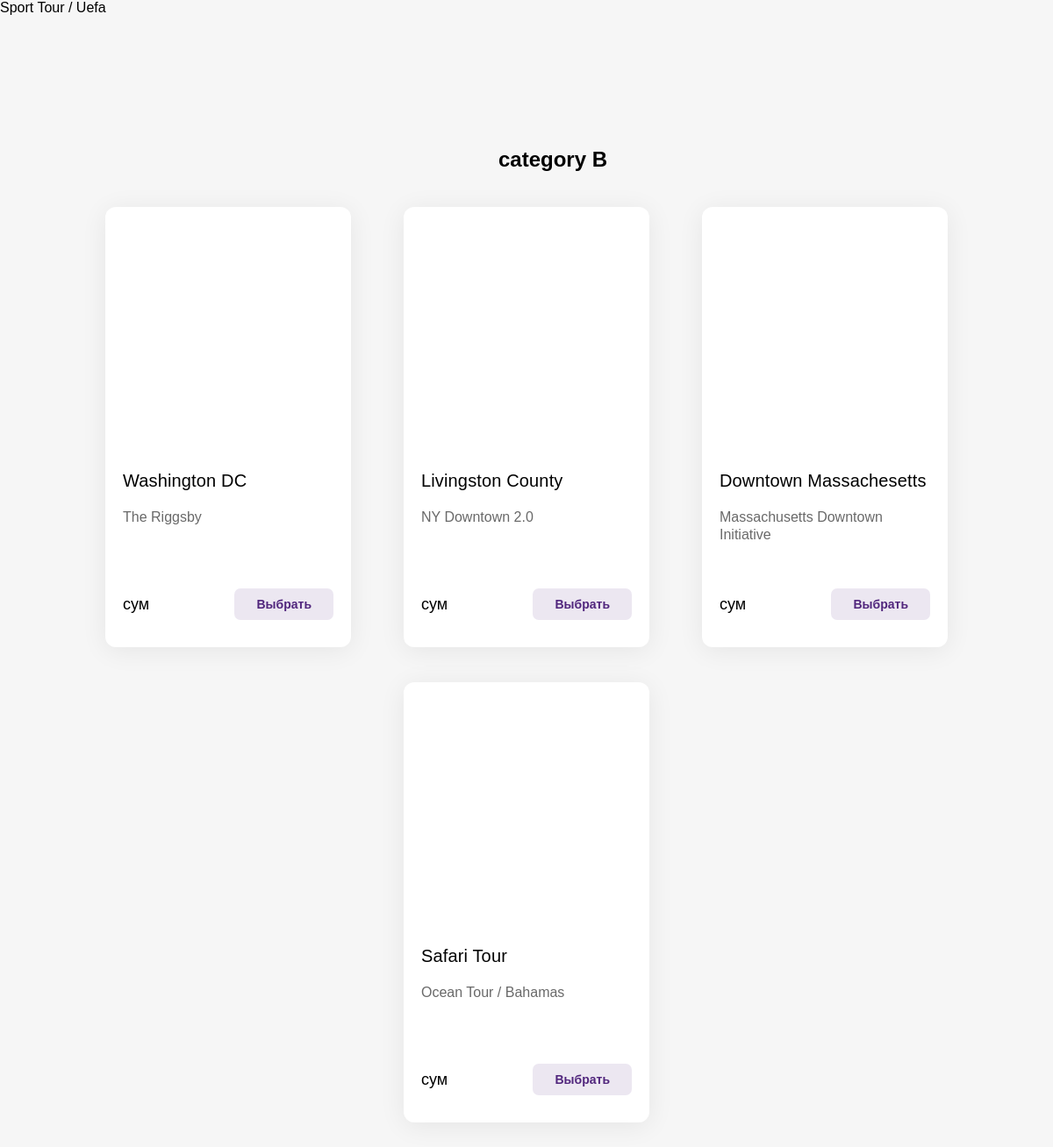
Page /2/ on the committed database.
### turist/models.py (models this page shows)
class Turist(models.Model):
    name = models.CharField(max_length=300, db_index=True)
    content = models.TextField()
    rasmi = models.CharField(max_length=400)
    category = models.ForeignKey('Category', on_delete=models.PROTECT)
    class Meta:
        ordering = ['pk']

class Category(models.Model):
    name = models.CharField(max_length=300)
    class Meta:
        ordering = ['name']

### turist/views.py (the view)
# urls.py: path("<int:category_id>/", get_by_category_id),
def get_by_category_id(request, category_id):
    categories = Category.objects.all()
    products = Turist.objects.filter(category=category_id)
    products_by = {}
    for c in categories:
        lst = []
        for p in products:
            if c == p.category:
                lst.append(p)
        if len(lst) != 0:
            products_by[c.name] = lst
    context = {
        "categories": categories,
        "products_by": products_by}
    return render(request, 'traveluz/turist.html', context)

### turist/templates/traveluz/turist.html
{% extends 'layout/base.html'%}
{% block content %}
{%load static %}
    {% for c , products in products_by.items %}
    <section>Sport Tour / Uefa
        <h2>{{c}}</h2>
        <div class="container">
            {% for p in products %}
            <div class="item">
                <div class="image" style="width: 100%; height: 230px;padding-top: 30px"><img src="{{p.rasmi}}" alt="">
                </div>
                <p class="name">{{p.name}}</p>
                <p class="info">{{p.content}}</p>
                <div class="bottom">
                    <p class="price">{{p.price}} сум</p>
                    <button class="button">Выбрать</button>
                </div>
            </div>
            {% endfor %}
        </div>
    </section>
{% endfor %}
{% endblock %}

### turist/static/css/style.css (style rules this page uses)
body { margin: 0 0 40px 0; background-color: #f6f6f6; font-family: 'Proxima-Nova', sans-serif; }
h2 { margin: 150px 0 0 60px; text-align: center; }
.container { display: flex; flex-wrap: wrap; justify-content: space-evenly ; width: 90%; height: auto; margin: auto; }
.item { width: 240px; min-height: 200px; border-radius: 12px; background-color: white; padding: 20px; box-shadow: 0 4px 30px rgb(0 0 0 / 7%); margin-top: 40px; }
p.name { font-size: 20px; font-weight: 500; line-height: 24px; letter-spacing: 0.00735em; text-overflow: ellipsis; display: -webkit-box; -webkit-line-clamp: 1; -webkit-box-orient: vertical; }
p.info { color: #696969; margin: 0; font-size: 16px; line-height: 20px; font-weight: 200; height: 40px; overflow: hidden; text-overflow: ellipsis; display: -webkit-box; -webkit-line-clamp: 2; -webkit-box-orient: vertical; }
.bottom { width: 100%; min-height: 30px; background-color: white; display: flex; margin-top: 40px; justify-content: space-between; align-items: center; }
.price { font-style: normal; font-weight: 300; font-size: 18px; line-height: 22px; }
.button { color: #51267d; background-color: #51267d1c; padding: 10px 25px; border-radius: 7px; font-weight: 600; font-size: 14px; cursor: pointer; border-style: none; }

### rows in the picture
Turist: name "category B", name "Washington DC", content "The Riggsby"
Turist: name "Livingston County", content "NY Downtown 2.0"
Turist: name "Downtown Massachesetts", content "Massachusetts Downtown Initiative"
Turist: name "Safari Tour", content "Ocean Tour / Bahamas"
